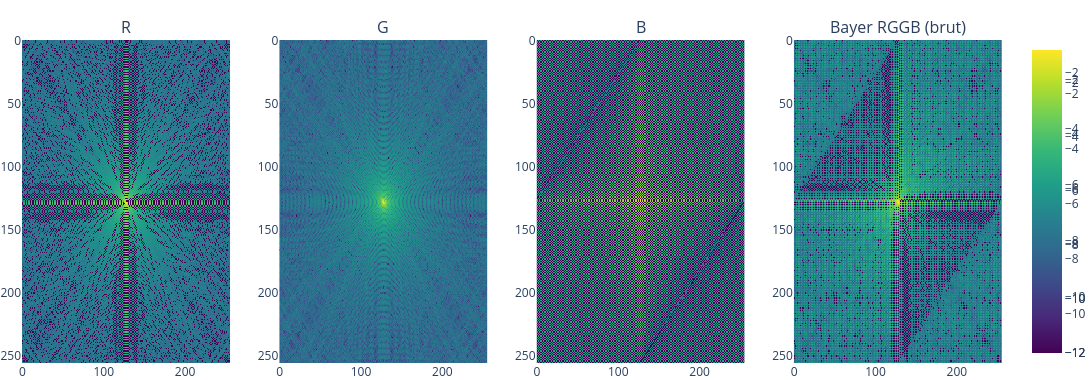

The notebook cell this image was saved under:
### Code cell
# --------------------------------------------------
# Visualisation
# --------------------------------------------------
fig = make_subplots(rows=1, cols=4, subplot_titles=("R", "G", "B", "Bayer RGGB (brut)"))
for col, arr in enumerate((psf_band["R"], psf_band["G"], psf_band["B"], bayer), start=1):
    single = plot_array_plotly(arr, log=True)
    fig.add_trace(single.data[0], row=1, col=col)
fig.update_layout(width=1300, height=380, margin=dict(l=0, r=0, t=40, b=0))
fig.update_yaxes(autorange="reversed")
fig.show()

#EOF

### Figure 1 — Plotly figure (JSON) as saved in the notebook; plotly's stock layout.template omitted (floating-point values rounded to 4 significant figures; data arrays with more than 128 entries replaced by an {"elided": "..."} marker saying what was removed)
{"data": [{"colorscale": [[0.0, "#440154"], [0.1111, "#482878"], [0.2222, "#3e4989"], [0.3333, "#31688e"], [0.4444, "#26828e"], [0.5556, "#1f9e89"], [0.6667, "#35b779"], [0.7778, "#6ece58"], [0.8889, "#b5de2b"], [1.0, "#fde725"]], "showscale": true, "type": "heatmap", "xaxis": "x", "yaxis": "y", "z": {"elided": "256x256 float values"}}, {"colorscale": [[0.0, "#440154"], [0.1111, "#482878"], [0.2222, "#3e4989"], [0.3333, "#31688e"], [0.4444, "#26828e"], [0.5556, "#1f9e89"], [0.6667, "#35b779"], [0.7778, "#6ece58"], [0.8889, "#b5de2b"], [1.0, "#fde725"]], "showscale": true, "type": "heatmap", "xaxis": "x2", "yaxis": "y2", "z": {"elided": "256x256 float values"}}, {"colorscale": [[0.0, "#440154"], [0.1111, "#482878"], [0.2222, "#3e4989"], [0.3333, "#31688e"], [0.4444, "#26828e"], [0.5556, "#1f9e89"], [0.6667, "#35b779"], [0.7778, "#6ece58"], [0.8889, "#b5de2b"], [1.0, "#fde725"]], "showscale": true, "type": "heatmap", "xaxis": "x3", "yaxis": "y3", "z": {"elided": "256x256 float values"}}, {"colorscale": [[0.0, "#440154"], [0.1111, "#482878"], [0.2222, "#3e4989"], [0.3333, "#31688e"], [0.4444, "#26828e"], [0.5556, "#1f9e89"], [0.6667, "#35b779"], [0.7778, "#6ece58"], [0.8889, "#b5de2b"], [1.0, "#fde725"]], "showscale": true, "type": "heatmap", "xaxis": "x4", "yaxis": "y4", "z": {"elided": "256x256 float values"}}], "layout": {"annotations": [{"font": {"size": 16}, "showarrow": false, "text": "R", "x": 0.1062, "xanchor": "center", "xref": "paper", "y": 1.0, "yanchor": "bottom", "yref": "paper"}, {"font": {"size": 16}, "showarrow": false, "text": "G", "x": 0.3688, "xanchor": "center", "xref": "paper", "y": 1.0, "yanchor": "bottom", "yref": "paper"}, {"font": {"size": 16}, "showarrow": false, "text": "B", "x": 0.6313, "xanchor": "center", "xref": "paper", "y": 1.0, "yanchor": "bottom", "yref": "paper"}, {"font": {"size": 16}, "showarrow": false, "text": "Bayer RGGB (brut)", "x": 0.8938, "xanchor": "center", "xref": "paper", "y": 1.0, "yanchor": "bottom", "yref": "paper"}], "height": 380, "margin": {"b": 0, "l": 0, "r": 0, "t": 40}, "width": 1300, "xaxis": {"anchor": "y", "domain": [0.0, 0.2125]}, "xaxis2": {"anchor": "y2", "domain": [0.2625, 0.475]}, "xaxis3": {"anchor": "y3", "domain": [0.525, 0.7375]}, "xaxis4": {"anchor": "y4", "domain": [0.7875, 1.0]}, "yaxis": {"anchor": "x", "autorange": "reversed", "domain": [0.0, 1.0]}, "yaxis2": {"anchor": "x2", "autorange": "reversed", "domain": [0.0, 1.0]}, "yaxis3": {"anchor": "x3", "autorange": "reversed", "domain": [0.0, 1.0]}, "yaxis4": {"anchor": "x4", "autorange": "reversed", "domain": [0.0, 1.0]}}}
